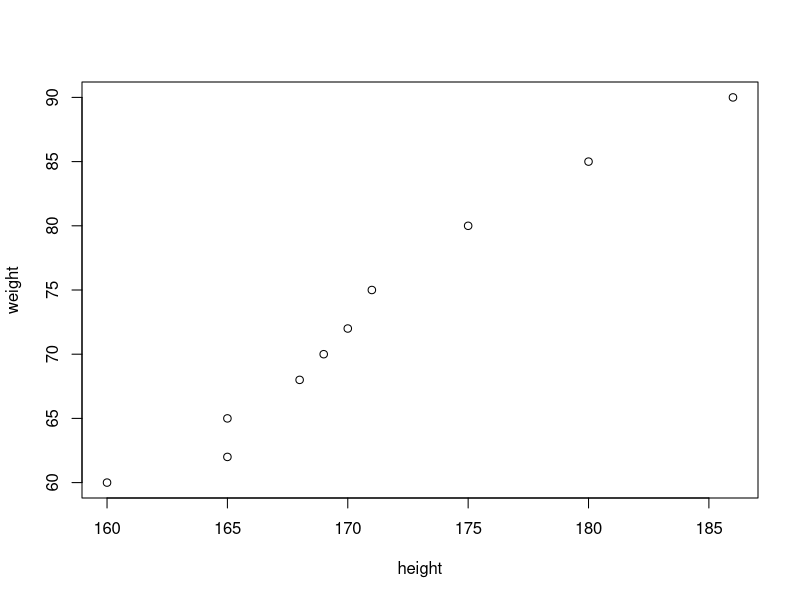

Reproduce this figure in R.
height = c(175,168,170,171,169,165,165,160,180,186)
weight = c(80,68,72,75,70,65,62,60,85,90)
plot(height,weight)
cor(height,weight)
cor.test(height,weight)